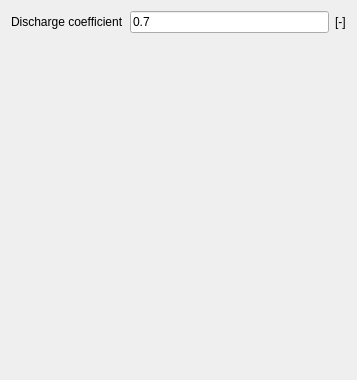
            <widget class="QWidget" name="scrollAreaWidgetContents_5">
             <property name="geometry">
              <rect>
               <x>0</x>
               <y>0</y>
               <width>357</width>
               <height>380</height>
              </rect>
             </property>
             <layout class="QGridLayout" name="gridLayout_11">
              <item row="1" column="0">
               <spacer name="verticalSpacer_9">
                <property name="orientation">
                 <enum>Qt::Vertical</enum>
                </property>
                <property name="sizeHint" stdset="0">
                 <size>
                  <width>20</width>
                  <height>319</height>
                 </size>
                </property>
               </spacer>
              </item>
              <item row="0" column="1">
               <widget class="QLineEdit" name="line_Cd">
                <property name="text">
                 <string>0.7</string>
                </property>
               </widget>
              </item>
              <item row="0" column="0">
               <widget class="QLabel" name="label_Cd">
                <property name="text">
                 <string>Discharge coefficient</string>
                </property>
               </widget>
              </item>
              <item row="0" column="2">
               <widget class="QLabel" name="label_no_8">
                <property name="text">
                 <string>[-]</string>
                </property>
               </widget>
              </item>
             </layout>
            </widget>
